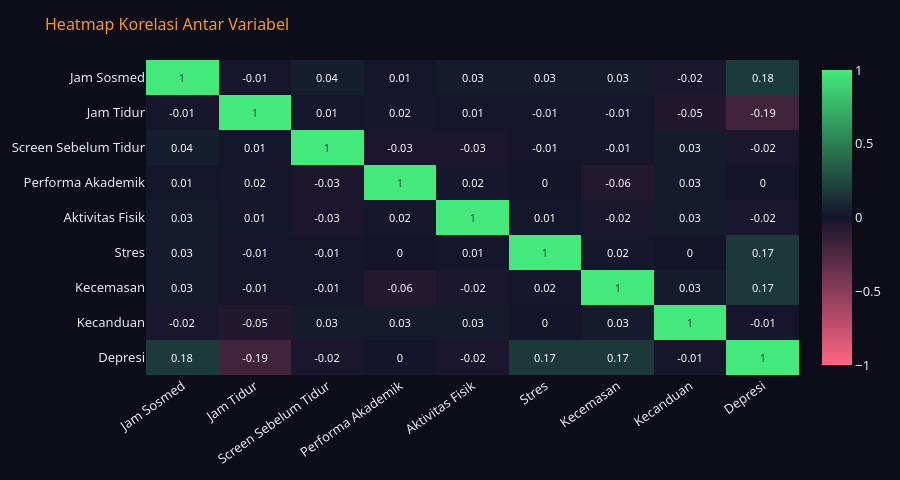

Source (notebook cell):
### Code cell
fig3.show()
fig3.write_html("chart3_heatmap.html")

### Figure 1 — Plotly figure (JSON) as saved in the notebook; plotly's stock layout.template omitted (floating-point values rounded to 4 significant figures)
{"data": [{"colorscale": [[0, "#FF6584"], [0.5, "#14142B"], [1, "#43E97B"]], "hovertemplate": "<b>%{x}</b> vs <b>%{y}</b><br>Korelasi: %{z}<extra></extra>", "text": [[1.0, -0.01, 0.04, 0.01, 0.03, 0.03, 0.03, -0.02, 0.18], [-0.01, 1.0, 0.01, 0.02, 0.01, -0.01, -0.01, -0.05, -0.19], [0.04, 0.01, 1.0, -0.03, -0.03, -0.01, -0.01, 0.03, -0.02], [0.01, 0.02, -0.03, 1.0, 0.02, -0.0, -0.06, 0.03, 0.0], [0.03, 0.01, -0.03, 0.02, 1.0, 0.01, -0.02, 0.03, -0.02], [0.03, -0.01, -0.01, -0.0, 0.01, 1.0, 0.02, -0.0, 0.17], [0.03, -0.01, -0.01, -0.06, -0.02, 0.02, 1.0, 0.03, 0.17], [-0.02, -0.05, 0.03, 0.03, 0.03, -0.0, 0.03, 1.0, -0.01], [0.18, -0.19, -0.02, 0.0, -0.02, 0.17, 0.17, -0.01, 1.0]], "textfont": {"size": 11}, "texttemplate": "%{text}", "type": "heatmap", "x": ["Jam Sosmed", "Jam Tidur", "Screen Sebelum Tidur", "Performa Akademik", "Aktivitas Fisik", "Stres", "Kecemasan", "Kecanduan", "Depresi"], "y": ["Jam Sosmed", "Jam Tidur", "Screen Sebelum Tidur", "Performa Akademik", "Aktivitas Fisik", "Stres", "Kecemasan", "Kecanduan", "Depresi"], "z": [[1.0, -0.01, 0.04, 0.01, 0.03, 0.03, 0.03, -0.02, 0.18], [-0.01, 1.0, 0.01, 0.02, 0.01, -0.01, -0.01, -0.05, -0.19], [0.04, 0.01, 1.0, -0.03, -0.03, -0.01, -0.01, 0.03, -0.02], [0.01, 0.02, -0.03, 1.0, 0.02, -0.0, -0.06, 0.03, 0.0], [0.03, 0.01, -0.03, 0.02, 1.0, 0.01, -0.02, 0.03, -0.02], [0.03, -0.01, -0.01, -0.0, 0.01, 1.0, 0.02, -0.0, 0.17], [0.03, -0.01, -0.01, -0.06, -0.02, 0.02, 1.0, 0.03, 0.17], [-0.02, -0.05, 0.03, 0.03, 0.03, -0.0, 0.03, 1.0, -0.01], [0.18, -0.19, -0.02, 0.0, -0.02, 0.17, 0.17, -0.01, 1.0]], "zmid": 0}], "layout": {"font": {"color": "#E8E8F0", "family": "'Segoe UI', Arial, sans-serif", "size": 13}, "height": 480, "margin": {"b": 50, "l": 50, "r": 30, "t": 60}, "paper_bgcolor": "#0D0D1A", "plot_bgcolor": "#14142B", "title": {"font": {"color": "#F7971E", "size": 16}, "text": " Heatmap Korelasi Antar Variabel"}, "xaxis": {"side": "bottom", "tickangle": -35, "tickcolor": "rgba(255,255,255,0.3)"}, "yaxis": {"autorange": "reversed", "tickcolor": "rgba(255,255,255,0.3)"}}}
